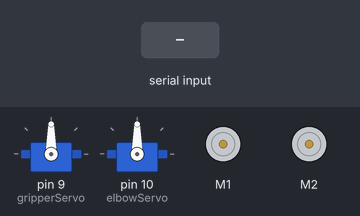
Recording of a sketch running on a simulated Arduino Uno, built with avr-gcc and run on an emulated ATmega328P. Shown: 2 × servo, 2 × DC motor (green arrow = forward, orange = backward, longer = faster). The inputs (shaded band) are chosen by the test bench.

Above: at 1.2 s.
1.3 s: "1" received over Serial
At 2.0 s:
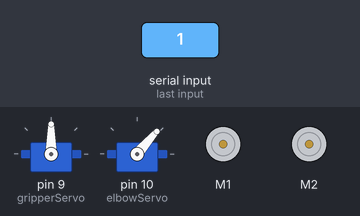
2.8 s: byte 205 (205) received over Serial
At 3.2 s:
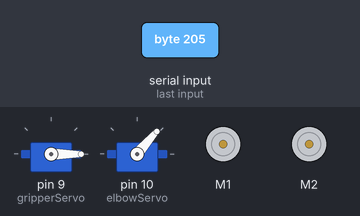
4.3 s: byte 207 (207) received over Serial
At 5.5 s:
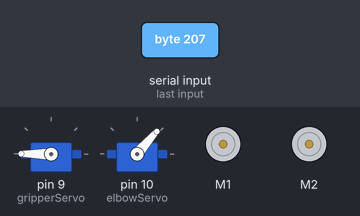
5.8 s: byte 200 (200) received over Serial
At 6.6 s:
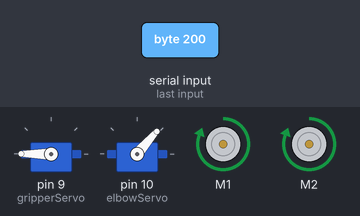
7.3 s: byte 206 (206) received over Serial
At 7.8 s:
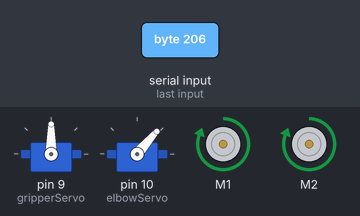
8.8 s: byte 201 (201) received over Serial
At 10.1 s:
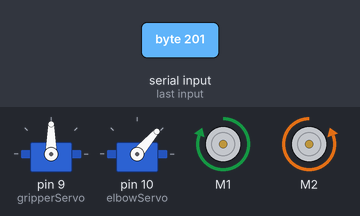
Timing chart, 0 to 11.3 s (numbered marks = the images above; inputs shaded):
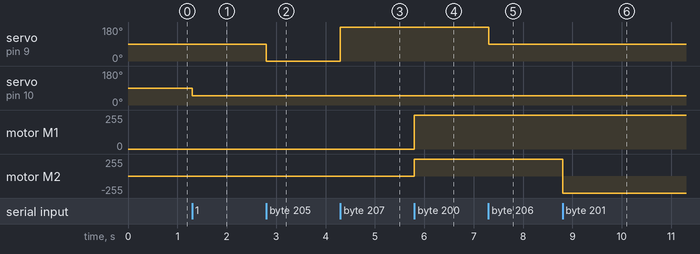

Measured:
- after the input at 1.3 s, servo on pin 10 (elbowServo): 90° → 49° at once
- after the input at 2.8 s, servo on pin 9 (gripperServo): 90° → 0° at once
- after the input at 4.3 s, servo on pin 9 (gripperServo): 0° → 180° at once
- after the input at 5.8 s, motor M1, motor M2: stopped → forward 255/255 at once
- after the input at 7.3 s, servo on pin 9 (gripperServo): 180° → 90° at once
- after the input at 8.8 s, motor M2: forward 255/255 → backward 255/255 at once

The sketch:

pick_and_place_robot_arduino_code.ino
```cpp
#include<AFMotor.h>
#include<Servo.h>
AF_DCMotor motorR(1);
AF_DCMotor motorL(2);
Servo elbowServo;
Servo gripperServo;
int command;

void setup() {

gripperServo.attach(9);
elbowServo.attach(10);
Serial.begin(9600);
motorR.setSpeed(255);
motorL.setSpeed(255);
}

void loop() {
command = Serial.read();

                                        /*     ARM Code    */

if(command>=1 && command <=180)   //elbow servo move according to the thumb position on the mob app between 0 -- 180  .
{
  elbowServo.write(command);
}
else if (command == 205)    //Gripper Move To Angle 0
{
  gripperServo.write(0);
}
else if (command == 206)    //Gripper movw to angle 90
{
  gripperServo.write(90);
}
else if (command == 207)    //gripper move to angle 180
{
  gripperServo.write(180);
}

                                            /*  CAR CODE  */

else if (command == 200)
{
  motorR.run(FORWARD);
  motorL.run(FORWARD);
}
else if(command == 201)
{
  motorR.run(FORWARD);
  motorL.run(BACKWARD);
}
else if(command == 202)
{
  motorR.run(RELEASE);
  motorL.run(RELEASE);
}
else if(command == 203)
{
  motorR.run(BACKWARD);
  motorL.run(FORWARD);
}
else if(command == 204)
{
  motorR.run(BACKWARD);
  motorL.run(BACKWARD);
}
else if(command == 0)
{
  motorR.run(RELEASE);
  motorL.run(RELEASE);
}
}
```
